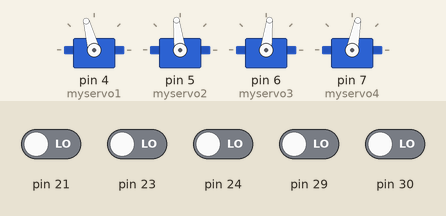
Bench run of a sketch on a simulated Arduino Mega 2560, built with avr-gcc and run on an emulated ATmega2560. On the bench: 4 × servo. The inputs (shaded band) are chosen by the test bench; at power-on: pin 21, pin 23, pin 24, pin 29, pin 30 LOW. What the sketch prints to the serial monitor is not drawn.

Above: at 1.2 s.
1.3 s: pin 24 driven HIGH
At 1.45 s:
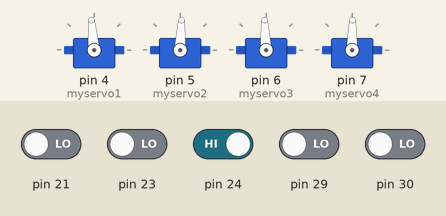
4.3 s: pin 29 driven HIGH
At 4.48 s:
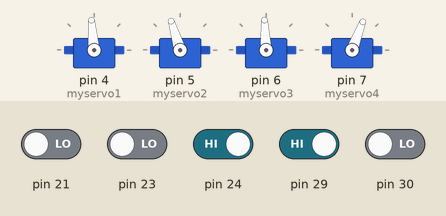
7.3 s: pin 23 driven HIGH
At 7.87 s:
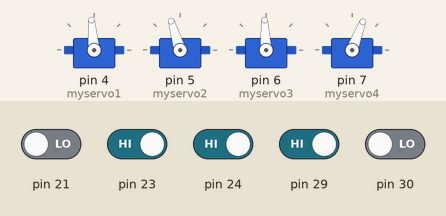
10.3 s: pin 30 driven HIGH
13.3 s: pin 30 driven LOW
16.3 s: pin 23 driven LOW
Timing chart, 0 to 20.3 s (numbered marks = the images above; inputs shaded):
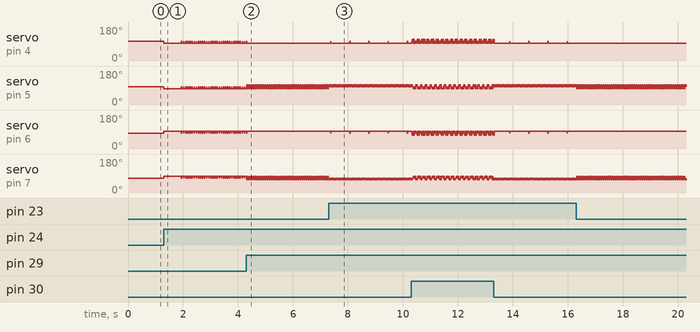

The sketch:

sketch_aug01a.ino
```cpp
/*
 * 本程序中所有的方向均以Mega为正的方向
 * 即有mega的一条楞为方向
 *
*/
int QianHou,ZuoYou;   //这两个值用来辅助判定姿态
#define BigAngle -10
#define SmallAngle 10//调整这两个数值来控制摆动幅度
#define SetServo1 105
#define SetServo2 97
#define SetServo3 83
#define SetServo4 79

#define a 0


#include <Servo.h>

Servo myservo1;
Servo myservo2;
Servo myservo3;
Servo myservo4;

int steps[100];
unsigned long time = 0;


void setup() {
  Serial.begin(9600);

//初始化四个舵机，设置控制舵机的GPIO
  myservo1.attach(4);
  myservo2.attach(5);
  myservo3.attach(6);
  myservo4.attach(7);


  //初始化光敏电阻模块的GPIO
  pinMode(21,INPUT);
  pinMode(22,INPUT);
  pinMode(23,INPUT);
  pinMode(24,INPUT);
  pinMode(25,INPUT);
  pinMode(26,INPUT);
  pinMode(27,INPUT);
  pinMode(28,INPUT);
  pinMode(29,INPUT);
  pinMode(30,INPUT);
  pinMode(31,INPUT);
  pinMode(32,INPUT);


   myservo1.write(SetServo1);
    myservo2.write(SetServo2);
    myservo3.write(SetServo3);
    myservo4.write(SetServo4);

}
//四项偏移函数，通过倾斜和延时达到小球滚动的目的，具体数值需根据实验中的数据来改变调整

void S_qian(){
//QianHou+=1;
  myservo1.write(SetServo1+BigAngle/2);
    myservo2.write(SetServo2+SmallAngle/2);
    myservo3.write(SetServo3+SmallAngle/2);
    myservo4.write(SetServo4+BigAngle/2);
    delay(10);

  }

  void S_hou(){
   // QianHou-=1;
myservo1.write(SetServo1+SmallAngle/2);
    myservo2.write(SetServo2+BigAngle/2);
    myservo3.write(SetServo3+BigAngle/2);
    myservo4.write(SetServo4+SmallAngle/2);
delay(10);

    }

    void S_zuo(){
      //ZuoYou+=1;
      myservo1.write(SetServo1+BigAngle/2);
    myservo2.write(SetServo2+BigAngle/2);
    myservo3.write(SetServo3+SmallAngle/2);
    myservo4.write(SetServo4+SmallAngle/2);
delay(10);

      }

      void S_you(){
       // ZuoYou-=1;
myservo1.write(SetServo1+SmallAngle/2);
    myservo2.write(SetServo2+SmallAngle/2);
    myservo3.write(SetServo3+BigAngle/2);
    myservo4.write(SetServo4+BigAngle/2);
delay(10);

        }

void qian() {//向前偏移函数
  QianHou+=1;
    //提高1，4舵机
#if a
    myservo1.write((SetServo1+SmallAngle)/2);
    myservo2.write((SetServo2-BigAngle)/2);
    myservo3.write((SetServo3-BigAngle)/2);
    myservo4.write((SetServo4+SmallAngle)/2);
    delay(3);
  #endif
    myservo1.write(SetServo1+SmallAngle);
    myservo2.write(SetServo2+BigAngle);
    myservo3.write(SetServo3+BigAngle);
    myservo4.write(SetServo4+SmallAngle);
    delay(12);  //delay函数用于控制平板倾斜的作用效果

    //回复“水平状态”
    myservo1.write(SetServo1);
    myservo2.write(SetServo2);
    myservo3.write(SetServo3);
    myservo4.write(SetServo4);// tell servo to go to position in variable 'pos'
    //delay(50); // waits 15ms for the servo to reach the position

    /*
    myservo1.write(100);
    myservo2.write(80);
    myservo3.write(80);
    myservo4.write(100);// tell servo to go to position in variable 'pos'
    delay(300);

    myservo1.write(90);
    myservo2.write(90);
    myservo3.write(90);
    myservo4.write(90);// tell servo to go to position in variable 'pos'
    delay(300);  */

 }

void hou(){//向后偏移函数
  QianHou-=1;

  #if a
    myservo1.write(SetServo1+BigAngle/2);
    myservo2.write(SetServo2+SmallAngle/2);
    myservo3.write(SetServo3+SmallAngle/2);
    myservo4.write(SetServo4+BigAngle/2);
delay(3);
#endif

  //提高2，3舵机
    myservo1.write(SetServo1+BigAngle);
    myservo2.write(SetServo2+SmallAngle);
    myservo3.write(SetServo3+SmallAngle);
    myservo4.write(SetServo4+BigAngle);// tell servo to go to position in variable 'pos'
    delay(12);

    //回复“水平状态”
    myservo1.write(SetServo1);
    myservo2.write(SetServo2);
    myservo3.write(SetServo3);
    myservo4.write(SetServo4);// tell servo to go to position in variable 'pos'
    //delay(50); // waits 15ms for the servo to reach the position

    /*
    myservo1.write(80);
    myservo2.write(100);
    myservo3.write(100);
    myservo4.write(80);// tell servo to go to position in variable 'pos'
    delay(300);

    myservo1.write(90);
    myservo2.write(90);
    myservo3.write(90);
    myservo4.write(90);// tell servo to go to position in variable 'pos'
    delay(300);  */
  }


void zuo(){//向左偏移函数
ZuoYou+=1;

#if a
     myservo1.write(SetServo1+BigAngle/2);
    myservo2.write(SetServo2+BigAngle/2);
    myservo3.write(SetServo3+SmallAngle/2);
    myservo4.write(SetServo4+SmallAngle/2);
delay(3);

#endif

      //提高1，2舵机
    myservo1.write(SetServo1+BigAngle);
    myservo2.write(SetServo2+BigAngle);
    myservo3.write(SetServo3+SmallAngle);
    myservo4.write(SetServo4+SmallAngle);// tell servo to go to position in variable 'pos'
    delay(12);

    //回复“水平状态”
    myservo1.write(SetServo1);
    myservo2.write(SetServo2);
    myservo3.write(SetServo3);
    myservo4.write(SetServo4);// tell servo to go to position in variable 'pos'
   // delay(50); // waits 15ms for the servo to reach the position

    /*
    myservo1.write(80);
    myservo2.write(80);
    myservo3.write(100);
    myservo4.write(100);// tell servo to go to position in variable 'pos'
    delay(300);

    myservo1.write(90);
    myservo2.write(90);
    myservo3.write(90);
    myservo4.write(90);// tell servo to go to position in variable 'pos'
    delay(300);  */

  }


  void you(){//向右偏移函数
ZuoYou-=1;
#if a
    myservo1.write(SetServo1+SmallAngle/2);
    myservo2.write(SetServo2+SmallAngle/2);
    myservo3.write(SetServo3+BigAngle/2);
    myservo4.write(SetServo4+BigAngle/2);
delay(3);

#endif

    //提高3，4舵机
    myservo1.write(SetServo1+SmallAngle);
    myservo2.write(SetServo2+SmallAngle);
    myservo3.write(SetServo3+BigAngle);
    myservo4.write(SetServo4+BigAngle);// tell servo to go to position in variable 'pos'
    delay(12);

    //回复“水平状态”
    myservo1.write(SetServo1);
    myservo2.write(SetServo2);
    myservo3.write(SetServo3);
    myservo4.write(SetServo4);// tell servo to go to position in variable 'pos'
  //  delay(50); // waits 15ms for the servo to reach the position

    /*
    myservo1.write(100);
    myservo2.write(100);
    myservo3.write(80);
    myservo4.write(80);// tell servo to go to position in variable 'pos'
    delay(300);

    myservo1.write(90);
    myservo2.write(90);
    myservo3.write(90);
    myservo4.write(90);// tell servo to go to position in variable 'pos'
    delay(300);  */

    }


void balance_2(){//先针对基本部分第一题得到一函数
  #if 1
  if(digitalRead(23==1))you();
  if((digitalRead(24) == 1))zuo();
   if((digitalRead(29) == 1))hou();
   if((digitalRead(30) == 1))qian();
#endif


  #if 0
  //遮蔽激光即运行上面四种微调函数
  if((digitalRead(23) == 1)&&(ZuoYou<-5))S_you();
  if((digitalRead(23) == 1)&&(ZuoYou>=-5))you();
  if((digitalRead(24) == 1)&&(ZuoYou>5))S_zuo();
  if((digitalRead(24) == 1)&&(ZuoYou<=5))zuo();
  if((digitalRead(29) == 1)&&(QianHou<-5))S_hou();
  if((digitalRead(29) == 1)&&(QianHou>=-5))hou();
  if((digitalRead(30) == 1)&&(QianHou>5))S_qian();
  if((digitalRead(30) == 1)&&(QianHou<=5))qian();

  #endif
  if((digitalRead(23) == 1)&&(digitalRead(29) == 1))


  {
#if a
myservo1.write(SetServo1);
    myservo2.write(SetServo2+SmallAngle/2);
    myservo3.write(SetServo3);
    myservo4.write(SetServo4+BigAngle/2);
delay(3);
#endif
       myservo1.write(SetServo1);
       myservo2.write(SetServo2+SmallAngle);
       myservo3.write(SetServo3);
       myservo4.write(SetServo4+BigAngle);
    delay(12);
    }

    if((digitalRead(24) == 1)&&(digitalRead(29) == 1))
    {
#if a
myservo1.write(SetServo1+BigAngle/2);
    myservo2.write(SetServo2);
    myservo3.write(SetServo3+SmallAngle/2);
    myservo4.write(SetServo4);
delay(3);
#endif
        myservo1.write(SetServo1+BigAngle);
        myservo2.write(SetServo2);
        myservo3.write(SetServo3+SmallAngle);
        myservo4.write(SetServo4);
      delay(12);
      }
       if((digitalRead(23) == 1)&&(digitalRead(30) == 1))
    {
#if a
myservo1.write(SetServo1+SmallAngle/2);
myservo2.write(SetServo2);
    myservo3.write(SetServo3+BigAngle/2);
    myservo4.write(SetServo4);
delay(3);
 #endif
        myservo1.write(SetServo1+SmallAngle);
        myservo2.write(SetServo2);
        myservo3.write(SetServo3+BigAngle);
        myservo4.write(SetServo4);
      delay(12);
      }
       if((digitalRead(24) == 1)&&(digitalRead(30) == 1))
    {
#if a
myservo1.write(SetServo1);
    myservo2.write(SetServo2+BigAngle/2);
    myservo3.write(SetServo3);
    myservo4.write(SetServo4+SmallAngle/2);
delay(3);
#endif
        myservo1.write(SetServo1);
        myservo2.write(SetServo2+BigAngle);
        myservo3.write(SetServo3);
        myservo4.write(SetServo4+SmallAngle);
      delay(12);
      }

}
#if 0     //预处理时记得调整此项
    void balance(){//balance函数不一定非要只有一个，根据不同要求，我们可以定义多个平衡时间不一样的balance系列函数


  }//用于保持平衡


  void left(){//向左过线

    //先给一个倾斜
    balance();//缓冲过程，不知是否必要！
    //将第一步做的倾斜回正

    }

  void right(){


    }//向右过线

    void up(){


      }//向上过线


  void down(){


    }//向下过线


    void JB2(){//基本要求（2）

      right();
      down();
      right();
      balance();

      }
      void JB3(){//基本要求（3）

        right();
        right();
        balance();
        right();
        down();
        right();
        balance();

        }

        void JB4(){//基本要求（4）

          right();
          down();
          down();
          down();
          right();
          right();
          right();
          down();
          balance();

          }

          void FH1(){//发挥部分（1）

            right();
            right();
            //balance();
            right();
            down();
            down();
            right();
            down();
            down();

            }

            void FH2(){//发挥部分（2）

              //记得拉高控制器的电平变化模式，修改代码！！INPUT_PULLUP以稳定电平值

              if(digitalRead(FH2startPin)==0){//将不同数字放到数组中，已达到使仪器按照步骤执行走路程序的目的
                //读到0的时候为按下状态
                for(i=0;i<=100;i++)
                {
                  if(state[i] == 1)up();
                  if(state[i] == 2)down();
                  if(state[i] == 3)left();
                  if(state[i] == 4)right;
                  }
                }

              if(digitalRead(FH2startPin)==1){

                //读到1的时候为未按下状态
                 //读取到高电平时为开关联通状态
                 if(digitalRead(upPin==1))state[i]=1;
                 if(digitalRead(downPin==1))state[i]=2;
                 if(digitalRead(leftPin==1))state[i]=3;
                 if(digitalRead(rightPin==1))state[i]=4;


                }
                  i++;
              }

              void FH3(){//发挥部分（3）

                right();
                for(i=0;i<3;i++)//绕圈
                {
                down();
                right();
                right();
                up();
                up();
                left();
                left();
                down();
                }
                down();
                right();
                right();
                down();
                right();
                balance;
                }


              void FH4(){//发挥部分（4）

                //预留
                }


                void Interrupt()
                {
                  if ((micros() - time) > 100); //防止中断程序导致硬件部分问题

                  }


}


#endif


void loop(){//测试时我用了if（0）；
  if(0)//需要改加限定条件
  qian();

  if(0)
  hou();

  if(0)
  zuo();

  if(0)
  you();

  if(1)
  balance_2();
  Serial.print(digitalRead(21));
  }
```

Measured:
- after the input at 1.3 s, servo on pin 4 (myservo1): 105° → 95° at once, then repeats every 0.08 s: 105° 0.01 s, 95° 0.06 s; servo on pin 5 (myservo2): 97° → 87° at once, then repeats every 0.08 s: 97° 0.01 s, 87° 0.06 s
- after the input at 4.3 s, servo on pin 4 (myservo1): goes on until 4.3 s, then stays 95°; servo on pin 6 (myservo3): goes on until 4.3 s, then stays 93°
- after the input at 7.3 s, servo on pin 4 (myservo1): alternates 105° for 0.01 s and 95° for 0.68 s, starting after 0.07 s; servo on pin 6 (myservo3): alternates 93° for 0.68 s and 83° for 0.01 s, starting after 0.07 s
- after the input at 16.3 s, servo on pin 4 (myservo1): stops changing and stays 95°; servo on pin 6 (myservo3): stops changing and stays 93°
